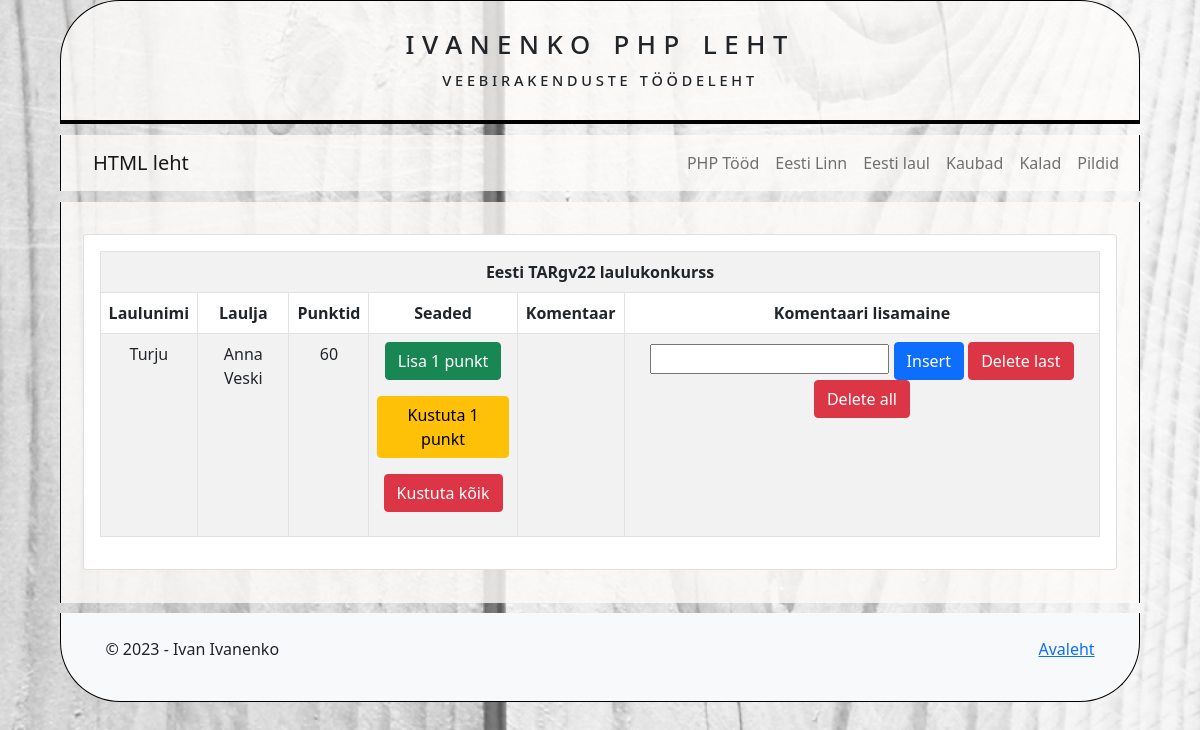
The app's page /PHP_works_page.php?leht=eesti_laul.php with its own data.
### tables this page shows
create table eesti_laul(
                           id int not null auto_increment primary key,
                           laulu_nimi varchar(50) not null,
                           laulja varchar(50),
                           punktid int,
                           kommentaarid text,
                           avalik int default 1
);

### content/eesti_laul.php (the view, shortened to what this page needs)
<div class="row">
<div class="col-md">
<div class="card">
<div class="card-body">
<div class="row">
    <div class="container-fluid">
            <table class="table table-bordered table-striped table-white" >
            <tr>
                <th colspan="6">Eesti TARgv22 laulukonkurss</th>
            </tr>
            <tr>
                <th>Laulunimi</th>
                <th>Laulja</th>
                <th>Punktid</th>
                <th>Seaded</th>
                <th>Komentaar</th>
                <th>Komentaari lisamaine</th>
            </tr>
            <?php
            global $yhendus;
            $kask=$yhendus->prepare('SELECT id, laulu_nimi, laulja, punktid, kommentaarid FROM eesti_laul');
            $kask->bind_result($id,$laulu_nimi,$laulja,$punktid,$kommentaarid);
            $kask->execute();
            while ($kask->fetch()) {
            echo "<tr>";
            echo "<td>" . $laulu_nimi. "</td>";
            echo "<td>" . $laulja. "</td>";
            echo "<td>" . $punktid. "</td>";
            echo "<td><p><a href='?healaul=$id' type='button' class='btn btn-success'>Lisa 1 punkt</a></p>
                        <p><a href='?delete_1_point=$id' type='button' class='btn btn-warning'>Kustuta 1 punkt</a></p>
                        <p> <a href='?delete_all_point=$id' type='button' class='btn btn-danger'>Kustuta kõik</a></p></td>";
            echo "<td>" . nl2br(htmlspecialchars($kommentaarid)). "</td>";
            echo "<td>
                    <form action='?'>
                        <input type='hidden' value='$id' name='uuskomment'></input>
                        <input type='text' name='komment'></input>
                        <input type='submit' value='Insert' class='btn btn-primary'></input>
                        <a href='?' type='button' class='btn btn-danger'>Delete last</a>
                        <a href='?delete_komment=$id' type='button' class='btn btn-danger'>Delete all</a>
                    </form>
                </td>";
            echo "</tr>";
            }
            ?>
        </table>
    </div>
    </div>
</div>
</div>
</div>
</div>

### css/style_second_design.css (style rules this page uses)
html body { height:100%; }
body { background-image:url(../pictures/background.jpg); color:#2F4F4F; font-family:'Comic Sans MS', serif; padding-left:5%; padding-right:5%; display:flex; flex-direction:column; justify-content:center; align-items:center; height:100vh; }
table { text-align: center; }

### records on screen
eesti_laul: laulu_nimi "Turju", laulja "Anna Veski", punktid "60"
